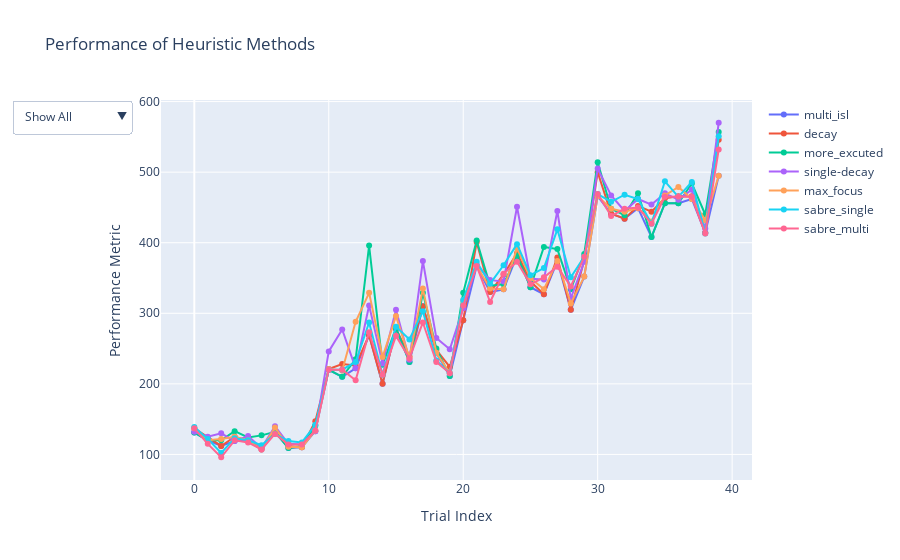

The notebook cell this image was saved under:
### Code cell
import plotly.graph_objects as go



fig = go.Figure()

methods = list(results.keys())[::-1]

# Add each line with visibility toggle
for method, values in results.items():
    fig.add_trace(go.Scatter(
        x=list(range(40)), y=values,
        mode='lines+markers',
        name=method,
        visible=True  # Initially all are visible
    ))

# Add interactive buttons
fig.update_layout(
    updatemenus=[{
        "buttons": [
            {"label": "Show All", "method": "update", "args": [{"visible": [True] * len(results)}]},
            {"label": "Hide All", "method": "update", "args": [{"visible": [False] * len(results)}]}
        ] + [
            {"label": method, "method": "update",
             "args": [{"visible": [name == method for name in results]}]}
            for method in results
        ],
        "direction": "down",
        "showactive": True,
    }]
)

fig.update_layout(title="Performance of Heuristic Methods", xaxis_title="Trial Index", yaxis_title="Performance Metric")
fig.show()

### Figure 1 — Plotly figure (JSON) as saved in the notebook; plotly's stock layout.template omitted (floating-point values rounded to 4 significant figures)
{"data": [{"mode": "lines+markers", "name": "multi_isl", "type": "scatter", "visible": true, "x": [0, 1, 2, 3, 4, 5, 6, 7, 8, 9, 10, 11, 12, 13, 14, 15, 16, 17, 18, 19, 20, 21, 22, 23, 24, 25, 26, 27, 28, 29, 30, 31, 32, 33, 34, 35, 36, 37, 38, 39], "y": [131, 120, 112, 119, 120, 107, 132, 109, 110, 133, 220, 210, 222, 269, 200, 278, 231, 310, 244, 211, 290, 367, 330, 334, 382, 337, 327, 374, 305, 352, 466, 441, 434, 449, 408, 456, 456, 462, 414, 495, 552, 525, 532, 693, 557, 562, 563, 564, 513, 565, 647, 637, 633, 650, 660, 681, 646, 648, 684, 639, 755, 809, 803, 789, 888, 859, 737, 787, 921, 904, 899, 908, 909, 876, 941, 889, 837, 910, 1025, 1007, 1039, 951, 1094, 1048, 1014, 1035, 1077, 1083]}, {"mode": "lines+markers", "name": "decay", "type": "scatter", "visible": true, "x": [0, 1, 2, 3, 4, 5, 6, 7, 8, 9, 10, 11, 12, 13, 14, 15, 16, 17, 18, 19, 20, 21, 22, 23, 24, 25, 26, 27, 28, 29, 30, 31, 32, 33, 34, 35, 36, 37, 38, 39], "y": [137, 124, 112, 125, 120, 109, 133, 112, 110, 147, 221, 228, 226, 269, 200, 278, 239, 310, 248, 224, 290, 401, 330, 355, 385, 345, 327, 379, 305, 375, 500, 441, 434, 452, 444, 463, 466, 466, 414, 546, 594, 525, 532, 693, 557, 562, 572, 566, 514, 565, 680, 638, 668, 773, 660, 681, 646, 658, 716, 639, 755, 784, 755, 811, 883, 801, 950, 880, 737, 1133, 921, 918, 899, 908, 909, 896, 1066, 889, 843, 946, 1043, 1090, 1117, 951, 1101, 1074, 1149, 1063, 1077, 1092]}, {"mode": "lines+markers", "name": "more_excuted", "type": "scatter", "visible": true, "x": [0, 1, 2, 3, 4, 5, 6, 7, 8, 9, 10, 11, 12, 13, 14, 15, 16, 17, 18, 19, 20, 21, 22, 23, 24, 25, 26, 27, 28, 29, 30, 31, 32, 33, 34, 35, 36, 37, 38, 39], "y": [131, 120, 120, 133, 124, 127, 132, 109, 112, 141, 220, 210, 235, 396, 227, 279, 231, 329, 250, 211, 329, 403, 339, 341, 382, 337, 394, 391, 334, 384, 514, 448, 439, 470, 408, 456, 456, 484, 440, 557, 599, 527, 534, 733, 567, 564, 568, 564, 513, 574, 684, 664, 633, 650, 724, 789, 673, 662, 686, 660, 761, 788, 837, 807, 789, 889, 863, 777, 787, 937, 911, 899, 951, 990, 920, 970, 896, 999, 910, 1090, 1133, 1102, 971, 1114, 1048, 1014, 1035, 1086, 1085]}, {"mode": "lines+markers", "name": "single-decay", "type": "scatter", "visible": true, "x": [0, 1, 2, 3, 4, 5, 6, 7, 8, 9, 10, 11, 12, 13, 14, 15, 16, 17, 18, 19, 20, 21, 22, 23, 24, 25, 26, 27, 28, 29, 30, 31, 32, 33, 34, 35, 36, 37, 38, 39], "y": [132, 125, 130, 119, 126, 109, 140, 115, 114, 133, 246, 277, 222, 311, 229, 305, 234, 374, 265, 249, 307, 369, 347, 345, 451, 349, 348, 445, 321, 373, 505, 467, 445, 462, 454, 470, 461, 475, 420, 570, 594, 541, 534, 807, 571, 582, 563, 569, 554, 585, 682, 664, 685, 683, 685, 838, 658, 648, 684, 675, 755, 839, 928, 826, 905, 953, 799, 807, 974, 963, 910, 992, 950, 914, 976, 899, 838, 912, 1142, 1026, 1187, 996, 1094, 1058, 1030, 1061, 1177, 1083]}, {"mode": "lines+markers", "name": "max_focus", "type": "scatter", "visible": true, "x": [0, 1, 2, 3, 4, 5, 6, 7, 8, 9, 10, 11, 12, 13, 14, 15, 16, 17, 18, 19, 20, 21, 22, 23, 24, 25, 26, 27, 28, 29, 30, 31, 32, 33, 34, 35, 36, 37, 38, 39], "y": [137, 120, 122, 125, 120, 107, 138, 111, 110, 134, 221, 219, 288, 329, 238, 296, 237, 335, 244, 215, 318, 367, 335, 334, 392, 350, 334, 374, 314, 352, 466, 448, 444, 449, 430, 467, 479, 462, 432, 495, 552, 539, 612, 727, 573, 611, 587, 573, 537, 590, 647, 637, 639, 733, 692, 774, 661, 676, 843, 666, 812, 809, 803, 801, 888, 859, 937, 802, 926, 904, 912, 1138, 1041, 876, 941, 909, 837, 924, 1025, 1007, 1039, 956, 1135, 1132, 1057, 1040, 1102, 1112]}, {"mode": "lines+markers", "name": "sabre_single", "type": "scatter", "visible": true, "x": [0, 1, 2, 3, 4, 5, 6, 7, 8, 9, 10, 11, 12, 13, 14, 15, 16, 17, 18, 19, 20, 21, 22, 23, 24, 25, 26, 27, 28, 29, 30, 31, 32, 33, 34, 35, 36, 37, 38, 39], "y": [139, 122, 102, 123, 120, 113, 129, 119, 117, 142, 220, 220, 231, 287, 213, 281, 263, 303, 233, 215, 319, 373, 342, 368, 398, 354, 364, 419, 351, 380, 469, 458, 468, 462, 427, 487, 465, 486, 413, 551, 557, 570, 588, 715, 599, 574, 588, 574, 583, 582, 673, 748, 693, 669, 686, 702, 696, 695, 675, 651, 810, 903, 827, 851, 822, 910, 770, 805, 1083, 983, 896, 941, 976, 960, 1009, 981, 922, 920, 1116, 1003, 1189, 1006, 1109, 1082, 1091, 1106, 1138, 1043]}, {"mode": "lines+markers", "name": "sabre_multi", "type": "scatter", "visible": true, "x": [0, 1, 2, 3, 4, 5, 6, 7, 8, 9, 10, 11, 12, 13, 14, 15, 16, 17, 18, 19, 20, 21, 22, 23, 24, 25, 26, 27, 28, 29, 30, 31, 32, 33, 34, 35, 36, 37, 38, 39], "y": [137, 115, 96, 120, 117, 107, 129, 114, 114, 134, 220, 220, 205, 273, 213, 268, 236, 287, 231, 215, 311, 367, 316, 356, 373, 341, 351, 366, 338, 380, 469, 438, 448, 450, 427, 465, 465, 465, 413, 532, 557, 554, 540, 703, 574, 562, 535, 542, 531, 582, 669, 639, 647, 646, 667, 673, 679, 695, 675, 649, 809, 830, 800, 829, 792, 847, 770, 792, 949, 913, 896, 901, 889, 926, 939, 955, 860, 920, 1048, 992, 1044, 973, 1083, 1078, 1078, 1049, 1073, 1043]}], "layout": {"title": {"text": "Performance of Heuristic Methods"}, "updatemenus": [{"buttons": [{"args": [{"visible": [true, true, true, true, true, true, true]}], "label": "Show All", "method": "update"}, {"args": [{"visible": [false, false, false, false, false, false, false]}], "label": "Hide All", "method": "update"}, {"args": [{"visible": [true, false, false, false, false, false, false]}], "label": "multi_isl", "method": "update"}, {"args": [{"visible": [false, true, false, false, false, false, false]}], "label": "decay", "method": "update"}, {"args": [{"visible": [false, false, true, false, false, false, false]}], "label": "more_excuted", "method": "update"}, {"args": [{"visible": [false, false, false, true, false, false, false]}], "label": "single-decay", "method": "update"}, {"args": [{"visible": [false, false, false, false, true, false, false]}], "label": "max_focus", "method": "update"}, {"args": [{"visible": [false, false, false, false, false, true, false]}], "label": "sabre_single", "method": "update"}, {"args": [{"visible": [false, false, false, false, false, false, true]}], "label": "sabre_multi", "method": "update"}], "direction": "down", "showactive": true}], "xaxis": {"title": {"text": "Trial Index"}}, "yaxis": {"title": {"text": "Performance Metric"}}}}
